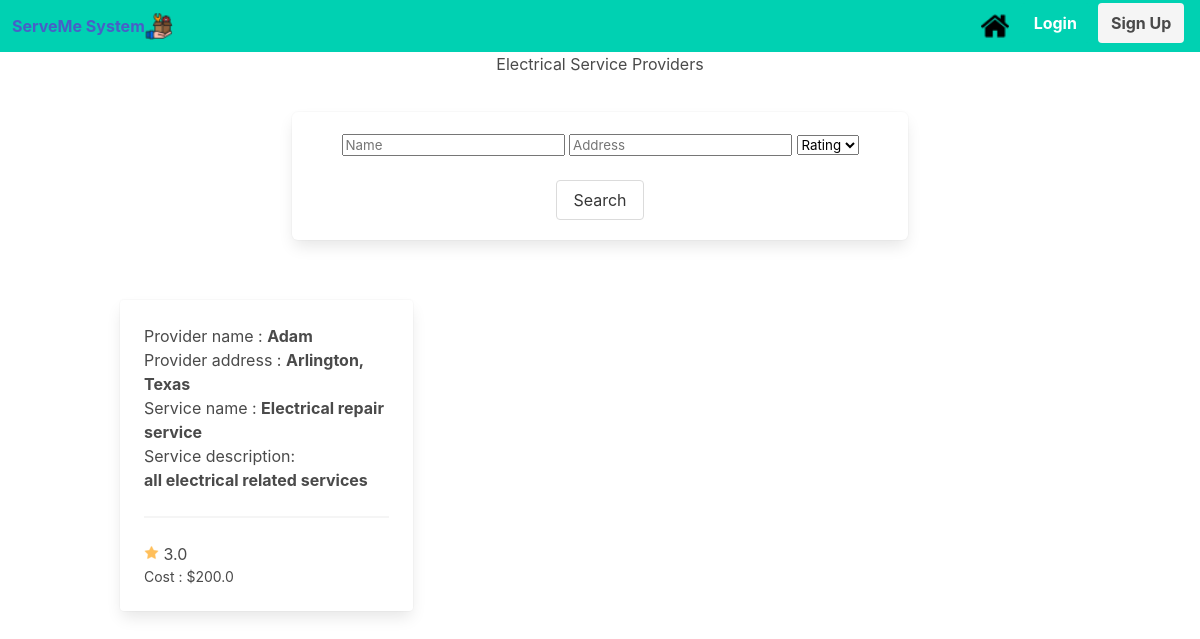
The app's page /services?service=Electrical, older data.
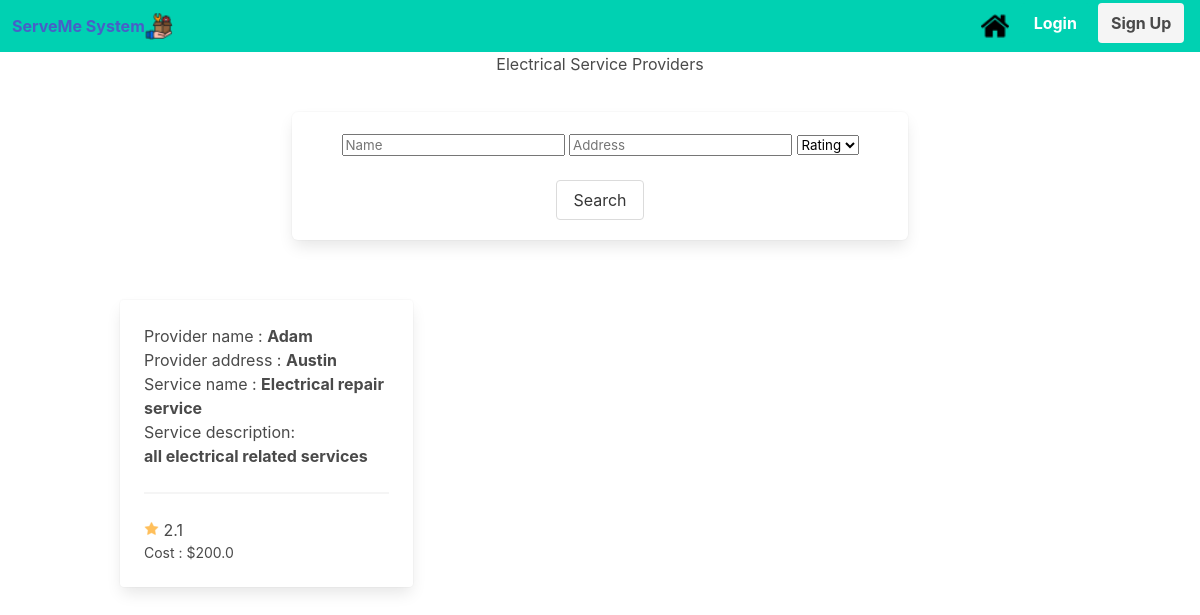
The same page, newer data.
### serveme/models.py (models this page shows, shortened)
class Provider (db.Model):
    provider_id     = db.Column(db.Integer, primary_key=True)
    userID        = db.Column(db.Integer, db.ForeignKey('user.userID'), nullable=False)
    provider_name   = db.Column(db.String(50), nullable=False)
    rating_avg      = db.Column(db.Float)
    phone_number    = db.Column(db.String(10), nullable=False)
    address         = db.Column(db.String(25), nullable=False)
    email           = db.Column(db.String(20), nullable=False)
    ssn             = db.Column(db.String(9), nullable=False)
    services        = db.relationship('Service', backref='service_provider', lazy=True)

### serveme/serviceController.py (the view, shortened to what this page needs)
@serviceController.route('/services')
def services():
    result = "no data found"
    service= request.args.get('service');
    name = request.args.get('name')
    address = request.args.get('address')
    stars = request.args.get('stars')
    providers = None
    result = None
    providers = Provider.query.all()
    if name and not address and not stars:
        providers = Provider.query.filter(Provider.provider_name.like("%"+name+"%")).all()
    elif address and not name and not stars:
        providers = Provider.query.filter(Provider.address.like("%"+address+"%")).all()
    elif stars and not name and not address:
        providers = Provider.query.filter(Provider.rating_avg > stars).all()
    elif name and address and not stars:
        providers1 = Provider.query.filter(Provider.provider_name.like("%"+name+"%")).all()
        providers2 = Provider.query.filter(Provider.address.like("%"+address+"%")).all()
        providers = [provider for provider in providers1 if provider in providers2]
    elif name and stars and not address:
        providers1 = Provider.query.filter(Provider.provider_name.like("%"+name+"%")).all()
        providers2 = Provider.query.filter(Provider.rating_avg > stars).all()
        providers = [provider for provider in providers1 if provider in providers2]
    elif stars and address and not name:
        providers1 = Provider.query.filter(Provider.address.like("%"+address+"%")).all()
        providers2 = Provider.query.filter(Provider.rating_avg > stars).all()
        providers = [provider for provider in providers1 if provider in providers2]
    if service=='Appliances':
        result = Service.query.filter_by(category="Appliances").all()
    elif service=='Electrical':
        result = Service.query.filter_by(category="Electrical").all()
    elif service=='Plumbing':
        result = Service.query.filter_by(category="Plumbing").all()
    elif service=='Cleaning':
        result = Service.query.filter_by(category="Cleaning").all()
    elif service=='Tutoring':
        result = Service.query.filter_by(category="Tutoring").all()
    elif service=='Moving':
        result = Service.query.filter_by(category="Moving").all()
    elif service=='Computer':
        result = Service.query.filter_by(category="Computer").all()
    elif service=='Painting':
        result = Service.query.filter_by(category="Painting").all()
    elif service=='Pest Control':
        result = Service.query.filter_by(category="Pest Control").all()
    return render_template('services.html', result=result, providers = providers, service = service)

### serveme/models.py (called while the page is built)
    def __repr__(self):
        return f'{self.provider_id}-{self.service_id}-{self.rating_avg}-{self.service_name} - {self.cost} - {self.description} - {self.category} '

### serveme/templates/services.html (shortened to what this page needs)
{% extends "base.html" %}
{% block content %}
{{service}} Service Providers
<div class="column is-8 is-offset-2">
	<div class="box">
	    <form method="POST", action="{{url_for('searchController.searching_post', service = service)}}">
            <div class="field">
                <div class="form-group">
                    <input type="text" id="fname" name="name" size="20" placeholder="Name">
                    <input type="text" id="fname" name="address" size="20" placeholder="Address">
                    <select class =center large name = "stars" id="stars">
                        <option value="" disabled selected>Rating</option>
                    </select>
                    <br>
                    <br>
                    <button class="button">Search</button>
                </div>
            </div>
        </form>
	</div>
</div>
</div>
<br>
<br>
  <div class="container ">
    <div class="columns  is-multiline is-variable is-5">
{% for service in result %}
 {% for provider in providers %}
  {%if provider.provider_id == service.provider_id%}
  <div class="column is-3-tablet is-4-desktop">
    <a href="{{ url_for('providerController.providers', provider_id=service.provider_id ,service_id=service.service_id) }}">
        <div class="card">
            <div class="card-content">
                Provider name :
                <b>{{provider.provider_name}}</b>
                <br>
                Provider address :
                <b>{{provider.address}}</b>
                <br>
                Service name :
                <b>{{service.service_name}}</b>
                <br>
                Service description:
                <br>
                <b>{{service.description}}</b>
            <hr>
            <img src="{{url_for('static', filename='star.png')}}" alt="placeholder" >
           {{provider.rating_avg}}
           <br>
            <p>Cost : ${{service.cost}}</p>
            </div>
        </div>
    </a>
    </div>
    {%endif%}
    {% endfor %}
{% endfor %}
</div>
{% endblock %}

Row changes from the older to the newer data that the page shows:
changed Provider "Adam": address "Arlington, Texas" → "Austin"; rating_avg "3.0" → "2.1"
